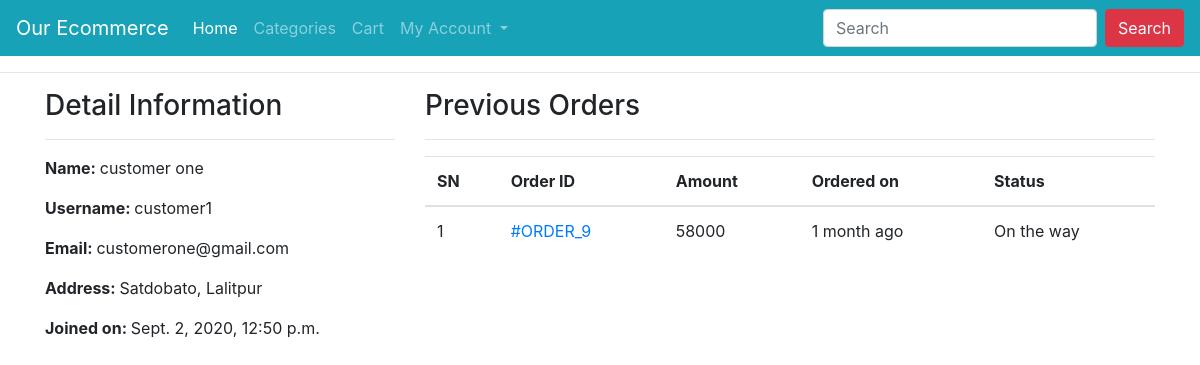
Page /profile/ (signed in) on the committed database.
### ecomapp/models.py (models this page shows, shortened)
class Customer(models.Model):
    user = models.OneToOneField(User, on_delete=models.CASCADE)
    full_name = models.CharField(max_length=200)
    address = models.CharField(max_length=200, null=True, blank=True)
    joined_on = models.DateTimeField(auto_now_add=True)

class Order(models.Model):
    cart = models.OneToOneField(Cart, on_delete=models.CASCADE)
    ordered_by = models.CharField(max_length=200)
    shipping_address = models.CharField(max_length=200)
    mobile = models.CharField(max_length=10)
    email = models.EmailField(null=True, blank=True)
    subtotal = models.PositiveIntegerField()
    discount = models.PositiveIntegerField()
    total = models.PositiveIntegerField()
    order_status = models.CharField(max_length=50, choices=ORDER_STATUS)
    created_at = models.DateTimeField(auto_now_add=True)
    payment_method = models.CharField(
        max_length=20, choices=METHOD, default="Cash On Delivery")
    payment_completed = models.BooleanField(
        default=False, null=True, blank=True)

### ecomapp/views.py (the view)
# urls.py: path("profile/", CustomerProfileView.as_view(), name="customerprofile"),
class CustomerProfileView(TemplateView):
    template_name = "customerprofile.html"
    def dispatch(self, request, *args, **kwargs):
        if request.user.is_authenticated and Customer.objects.filter(user=request.user).exists():
            pass
        else:
            return redirect("/login/?next=/profile/")
        return super().dispatch(request, *args, **kwargs)
    def get_context_data(self, **kwargs):
        context = super().get_context_data(**kwargs)
        customer = self.request.user.customer
        context['customer'] = customer
        orders = Order.objects.filter(cart__customer=customer).order_by("-id")
        context["orders"] = orders
        return context

### templates/customerprofile.html (shortened to what this page needs)
{% extends 'base.html' %}
{% block content %}
<div class="container">
    <div class="row">
        <div class="col-md-4">
            <h3>Detail Information</h3><hr>
            <p><span class="font-weight-bold">Name: </span> {{customer.full_name}}</p>
            <p><span class="font-weight-bold">Username: </span> {{customer.user.username}}</p>
            <p><span class="font-weight-bold">Email: </span> {{customer.user.email}}</p>
            <p><span class="font-weight-bold">Address: </span> {{customer.address}}</p>
            <p><span class="font-weight-bold">Joined on: </span> {{customer.joined_on}}</p>
        </div>
        <div class="col-md-8">
            <h3>Previous Orders</h3>
            <hr>
            <table class="table">
                <thead>
                    <tr>
                        <th>SN</th>
                        <th>Order ID</th>
                        <th>Amount</th>
                        <th>Ordered on</th>
                        <th>Status</th>
                    </tr>
                </thead>
                <tbody>
                    {% for ord in orders %}
                    <tr>
                        <td>{{forloop.counter}}</td>
                        <td><a href="{% url 'ecomapp:customerorderdetail' ord.pk %}"> #ORDER_{{ord.id}}</a></td>
                        <td>{{ord.total}}</td>
                        <td>{{ord.created_at|timesince}} ago</td>
                        <td>{{ord.order_status}}</td>
                    </tr>
                    {% endfor %}
                </tbody>
            </table>
        </div>
    </div>
</div>
{% endblock %}

### rows in the picture
Customer: full_name "customer one", user.username "customer1", user.email "customerone@gmail.com", address "Satdobato, Lalitpur", joined_on "Sept. 2, 2020, 12:50 p.m."
Order: id "9", total "58000", created_at "1 month", order_status "On the way"
